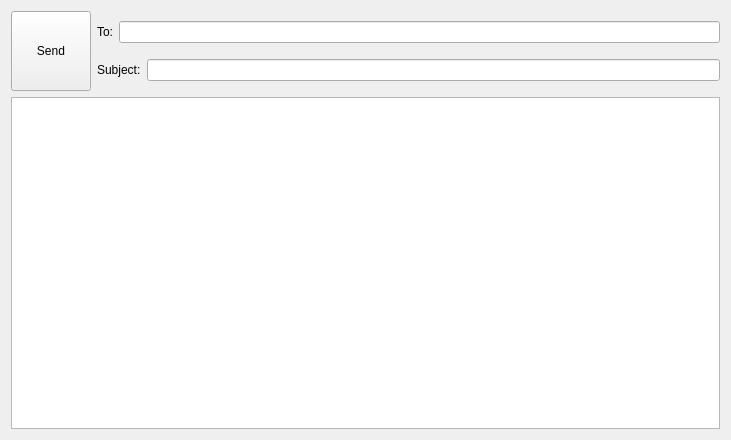
<?xml version="1.0" encoding="UTF-8"?>
<ui version="4.0">
 <class>Form</class>
 <widget class="QWidget" name="Form">
  <property name="geometry">
   <rect>
    <x>0</x>
    <y>0</y>
    <width>731</width>
    <height>440</height>
   </rect>
  </property>
  <property name="windowTitle">
   <string>Form</string>
  </property>
  <layout class="QGridLayout" name="gridLayout">
   <item row="0" column="0">
    <layout class="QVBoxLayout" name="verticalLayout_2">
     <item>
      <layout class="QHBoxLayout" name="horizontalLayout_3">
       <item>
        <widget class="QPushButton" name="sendBtn">
         <property name="minimumSize">
          <size>
           <width>0</width>
           <height>80</height>
          </size>
         </property>
         <property name="text">
          <string>Send</string>
         </property>
        </widget>
       </item>
       <item>
        <layout class="QVBoxLayout" name="verticalLayout">
         <item>
          <layout class="QHBoxLayout" name="horizontalLayout">
           <item>
            <widget class="QLabel" name="label">
             <property name="text">
              <string>To:</string>
             </property>
            </widget>
           </item>
           <item>
            <widget class="QLineEdit" name="toLineEdit"/>
           </item>
          </layout>
         </item>
         <item>
          <layout class="QHBoxLayout" name="horizontalLayout_2">
           <item>
            <widget class="QLabel" name="label_2">
             <property name="text">
              <string>Subject:</string>
             </property>
            </widget>
           </item>
           <item>
            <widget class="QLineEdit" name="subLineEdit"/>
           </item>
          </layout>
         </item>
        </layout>
       </item>
      </layout>
     </item>
     <item>
      <widget class="QTextEdit" name="bodyTextEdit"/>
     </item>
    </layout>
   </item>
  </layout>
 </widget>
 <resources/>
 <connections/>
</ui>
